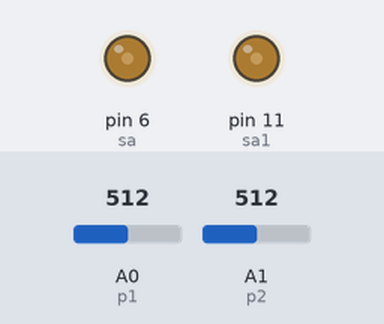
Recording of a sketch running on a simulated Arduino Uno, built with avr-gcc and run on an emulated ATmega328P. Parts: output pins drawn as LEDs (lit = HIGH). Inputs (shaded band) come from the test bench; at power-on: A1 (p2) = 512, A0 (p1) = 512.

Above: at 1.3 s.
1.4 s: A1 (p2) set to 306
4.5 s: A0 (p1) set to 306
7.6 s: A1 (p2) set to 221
10.7 s: A1 (p2) set to 194
13.8 s: A0 (p1) set to 511
At 14.99 s:
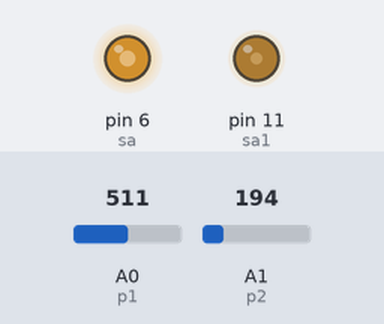
16.9 s: A0 (p1) set to 716
At 17.75 s:
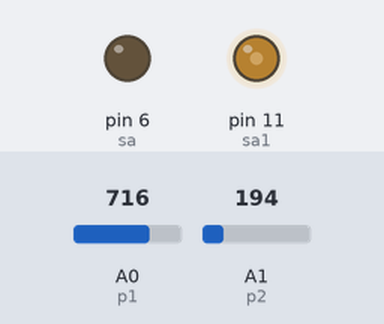
Timing chart, 0 to 21.0 s (numbered marks = the images above; inputs shaded):
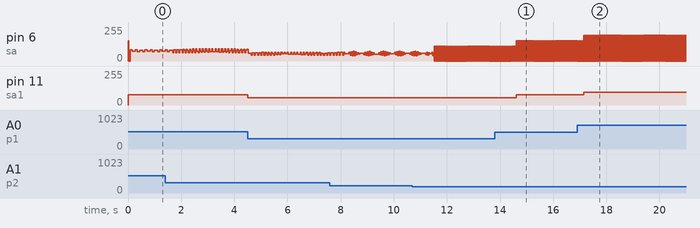

Measured:
- after the input at 4.5 s, pin 11 (sa1): 76/255 → 56/255 at once
- after the input at 13.8 s, pin 11 (sa1): 56/255 → 76/255 after 0.82 s
- after the input at 16.9 s, pin 11 (sa1): 76/255 → 96/255 after 0.25 s

The sketch:

bio3_2_4.ino
```cpp
int p1=0,p2=1,sa=6,sa1=11;
int v1,v2,ca,m1,mc;
double m2;

void setup(){
  pinMode(sa,OUTPUT);
  pinMode(sa1,OUTPUT);
}

void loop(){
  v1=analogRead(p1);
  v2=analogRead(p2);
  m1=map(v1,0,1023,51,255);        //voltaje     1-5 V
  m2=map(v2,0,1023,33.333,3.333);              //frecuencia  30-300 Hz
  for(int k=0;k<30;k++){
    analogWrite(sa1,m1/2);
    analogWrite(sa,m1);
    delay(m2/2);
    digitalWrite(sa,LOW);
    delay(m2/2);
  }
}
```
